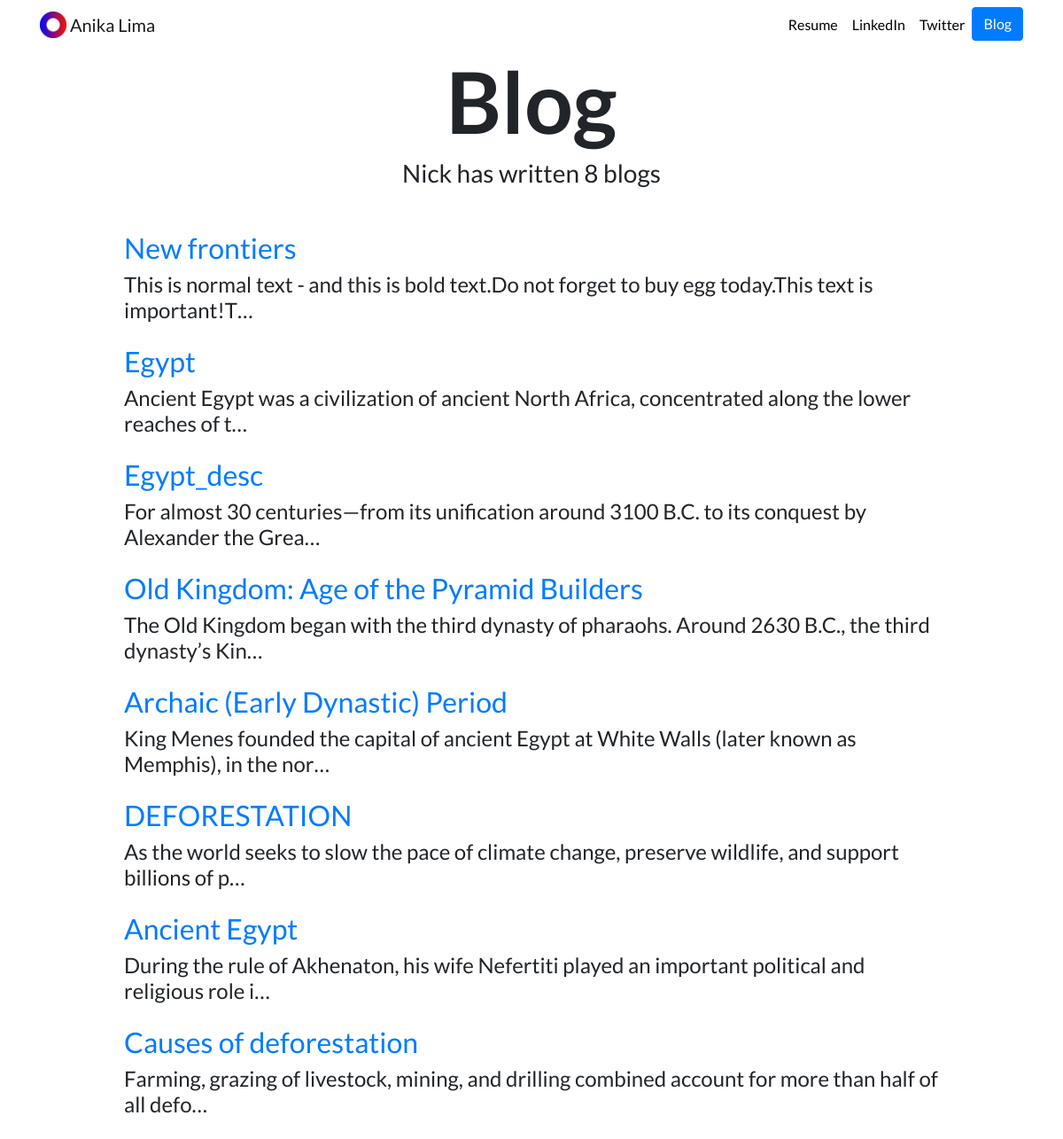
Screenshot of /blog/ with the database file from the repository.
### blog/models.py (models this page shows, shortened)
class Blog(models.Model):
    title=models.CharField(max_length=50)
    currentdate = models.DateField(default=timezone.now)
    description=models.CharField(max_length=200)

### blog/views.py (the view)
# urls.py: path('',views.blog_all,name='blog_all'),
def blog_all(request):
    blogs = Blog.objects.order_by('-currentdate')
    return render(request, 'blog_all.html', {'blogs': blogs})

### templates/blog_all.html (shortened to what this page needs)
{% extends "base.html" %}
{% load static %}
{% block content %}
<h1 id="blogtitle" class="font-weight-bold text-center">Blog</h1>
<h3 class="text-center mb-5">Nick has written {{ blogs.count }} blog{{ blogs.count|pluralize }}</h3>
{% for blog in blogs %}
<div class="row justify-content-center my-3">
  <div class="col-md-10">
    <a href="{% url 'blog:detail' blog.id %}">
      <h2>{{ blog.title }}</h2>
    </a>
    <h4>{{ blog.description|striptags|truncatechars:100 }}</h4>
  </div>
</div>
{% endfor %}
{% endblock %}

### portfolio/static/portfolio/custom.css (style rules this page uses)
body { font-family: 'Lato', sans-serif; }
#blogtitle { font-size: 6rem; }

### rows the page displays
Blog: title "New frontiers", description "This is normal text - and this is bold text.Do not forget to buy egg today.This text is important!T…"
Blog: title "Egypt", description "Ancient Egypt was a civilization of ancient North Africa, concentrated along the lower reaches of t…"
Blog: title "Egypt_desc", description "For almost 30 centuries—from its unification around 3100 B.C. to its conquest by Alexander the Grea…"
Blog: title "Old Kingdom: Age of the Pyramid Builders", description "The Old Kingdom began with the third dynasty of pharaohs. Around 2630 B.C., the third dynasty’s Kin…"
Blog: title "Archaic (Early Dynastic) Period", description "King Menes founded the capital of ancient Egypt at White Walls (later known as Memphis), in the nor…"
Blog: title "DEFORESTATION", description "As the world seeks to slow the pace of climate change, preserve wildlife, and support billions of p…"
Blog: title "Ancient Egypt", description "During the rule of Akhenaton, his wife Nefertiti played an important political and religious role i…"
Blog: title "Causes of deforestation", description "Farming, grazing of livestock, mining, and drilling combined account for more than half of all defo…"

### other values shown
{{ blogs.count }} "8"
